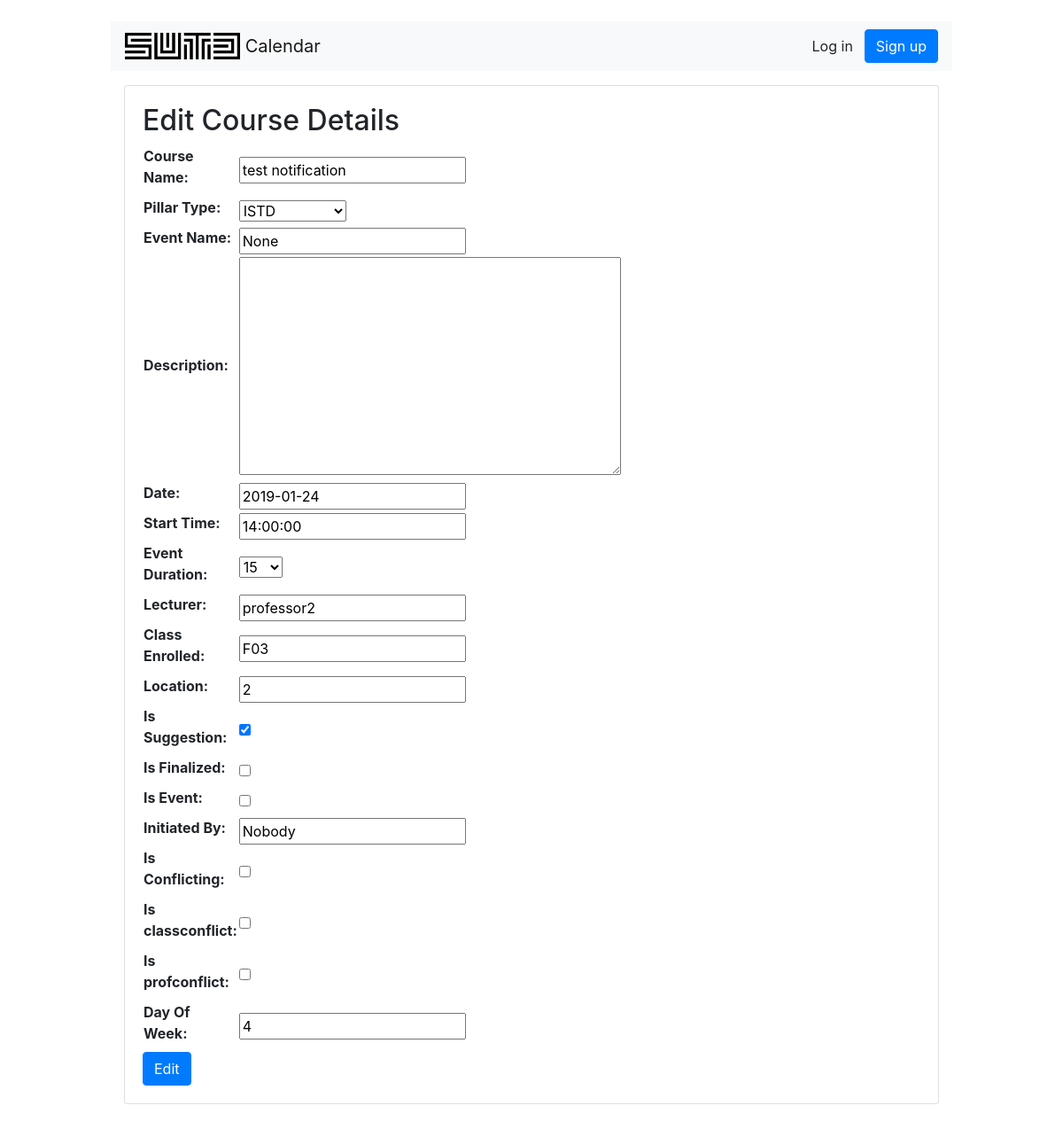
/schedule/modify/83, run on the app's committed database.
### schedule/models.py (models this page shows, shortened)
class Schedule(models.Model):
    course_Name = models.CharField(max_length=120)
    pillar_Type = models.CharField(max_length=10, choices=PILLAR_CHOICES)
    event_Name = models.CharField(max_length=120, default="None")
    description = models.TextField(blank=True, null=True)
    date = models.DateField(("Date"), default=datetime.date.today)
    start_Time = models.TimeField()
    event_Duration = models.IntegerField(default=0, choices=DURATION_CHOICES)
    lecturer = models.CharField(max_length=50)
    class_Enrolled = models.CharField(max_length=4, default="")
    location = models.IntegerField()
    is_Suggestion = models.BooleanField(default=False)
    is_Finalized = models.BooleanField(default=False)
    is_Event = models.BooleanField(default=False)
    initiated_By = models.CharField(max_length=50, default="Nobody")
    is_Conflicting = models.BooleanField(default=False)
    is_classconflict = models.BooleanField(default=False)
    is_profconflict = models.BooleanField(default=False)
    day_Of_Week = models.IntegerField(
        default=1, validators=[MaxValueValidator(7), MinValueValidator(1)])

### schedule/views.py (the view, shortened to what this page needs)
# urls.py: path('modify/<int:pk>', views.ModifyScheduleEditView.as_view() , name= 'modify'),
class ModifyScheduleEditView(UpdateView):
    model = Schedule
    template_name = 'modifyschedule/modifyscheduleeditview.html'
    fields = '__all__'
    def get_queryset(self):
        return Schedule.objects.all()

### schedule/templates/modifyschedule/modifyscheduleeditview.html (shortened to what this page needs)
{% extends 'base.html' %}
{% load crispy_forms_tags %}
{% block content %}
	<div class="row">
    <div class="col-lg-6 col-md-6 col-sm-8 col-12">
      <h2>Edit Course Details</h2>
      <form method="post" novalidate>
        <table>{{form.as_table}}</table>
        <button type="submit" class="btn btn-primary">Edit</button>
      </form>
    </div>
  </div>
{% endblock %}

### data on the page
Schedule: course_Name "test notification", pillar_Type "ISTD", event_Name "None", date "2019-01-24", start_Time "14:00:00", event_Duration "15", lecturer "professor2", class_Enrolled "F03", location "2", is_Suggestion "☑", initiated_By "Nobody", day_Of_Week "4"
